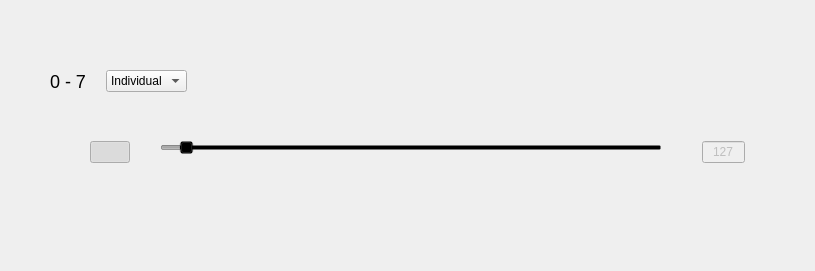
<?xml version="1.0" encoding="UTF-8"?>
<ui version="4.0">
 <class>dioElement</class>
 <widget class="QWidget" name="dioElement">
  <property name="geometry">
   <rect>
    <x>0</x>
    <y>0</y>
    <width>815</width>
    <height>271</height>
   </rect>
  </property>
  <property name="sizePolicy">
   <sizepolicy hsizetype="MinimumExpanding" vsizetype="Minimum">
    <horstretch>0</horstretch>
    <verstretch>0</verstretch>
   </sizepolicy>
  </property>
  <property name="windowTitle">
   <string>Form</string>
  </property>
  <layout class="QVBoxLayout" name="verticalLayout">
   <property name="spacing">
    <number>10</number>
   </property>
   <property name="leftMargin">
    <number>0</number>
   </property>
   <property name="topMargin">
    <number>0</number>
   </property>
   <property name="rightMargin">
    <number>0</number>
   </property>
   <property name="bottomMargin">
    <number>0</number>
   </property>
   <item>
    <spacer name="verticalSpacer_5">
     <property name="orientation">
      <enum>Qt::Vertical</enum>
     </property>
     <property name="sizeType">
      <enum>QSizePolicy::Expanding</enum>
     </property>
     <property name="sizeHint" stdset="0">
      <size>
       <width>20</width>
       <height>55</height>
      </size>
     </property>
    </spacer>
   </item>
   <item>
    <layout class="QHBoxLayout" name="horizontalLayout_5">
     <property name="spacing">
      <number>20</number>
     </property>
     <property name="leftMargin">
      <number>50</number>
     </property>
     <item>
      <widget class="QLabel" name="label_2">
       <property name="sizePolicy">
        <sizepolicy hsizetype="Maximum" vsizetype="Preferred">
         <horstretch>0</horstretch>
         <verstretch>0</verstretch>
        </sizepolicy>
       </property>
       <property name="styleSheet">
        <string notr="true">	height: 55px;	
	width: 195px;	
  	
	font-size: 18px;
   font-weight: normal;
   font-style: normal;</string>
       </property>
       <property name="text">
        <string>0 - 7</string>
       </property>
      </widget>
     </item>
     <item>
      <widget class="QComboBox" name="comboBox">
       <property name="sizePolicy">
        <sizepolicy hsizetype="Maximum" vsizetype="Fixed">
         <horstretch>0</horstretch>
         <verstretch>0</verstretch>
        </sizepolicy>
       </property>
       <property name="styleSheet">
        <string notr="true">QComboBox QAbstractItemView { min-width: 130px; }</string>
       </property>
       <item>
        <property name="text">
         <string>Individual</string>
        </property>
       </item>
       <item>
        <property name="text">
         <string>Group</string>
        </property>
       </item>
      </widget>
     </item>
     <item>
      <spacer name="horizontalSpacer_10">
       <property name="orientation">
        <enum>Qt::Horizontal</enum>
       </property>
       <property name="sizeHint" stdset="0">
        <size>
         <width>40</width>
         <height>20</height>
        </size>
       </property>
      </spacer>
     </item>
    </layout>
   </item>
   <item>
    <layout class="QHBoxLayout" name="horizontalLayout">
     <property name="spacing">
      <number>0</number>
     </property>
     <property name="leftMargin">
      <number>50</number>
     </property>
     <property name="rightMargin">
      <number>30</number>
     </property>
     <item>
      <widget class="QStackedWidget" name="stackedWidget">
       <property name="sizePolicy">
        <sizepolicy hsizetype="Expanding" vsizetype="Preferred">
         <horstretch>0</horstretch>
         <verstretch>0</verstretch>
        </sizepolicy>
       </property>
       <property name="styleSheet">
        <string notr="true">QWidget#page
{
height: 190px;
width: 1310px;
}</string>
       </property>
       <property name="currentIndex">
        <number>1</number>
       </property>
       <widget class="QWidget" name="page">
        <layout class="QHBoxLayout" name="horizontalLayout_3">
         <property name="spacing">
          <number>0</number>
         </property>
         <property name="leftMargin">
          <number>0</number>
         </property>
         <property name="topMargin">
          <number>0</number>
         </property>
         <property name="rightMargin">
          <number>0</number>
         </property>
         <property name="bottomMargin">
          <number>0</number>
         </property>
         <item>
          <spacer name="horizontalSpacer_6">
           <property name="orientation">
            <enum>Qt::Horizontal</enum>
           </property>
           <property name="sizeType">
            <enum>QSizePolicy::Preferred</enum>
           </property>
           <property name="sizeHint" stdset="0">
            <size>
             <width>110</width>
             <height>20</height>
            </size>
           </property>
          </spacer>
         </item>
         <item>
          <layout class="QHBoxLayout" name="horizontalLayout_4">
           <property name="spacing">
            <number>0</number>
           </property>
          </layout>
         </item>
         <item>
          <spacer name="horizontalSpacer_7">
           <property name="orientation">
            <enum>Qt::Horizontal</enum>
           </property>
           <property name="sizeType">
            <enum>QSizePolicy::Preferred</enum>
           </property>
           <property name="sizeHint" stdset="0">
            <size>
             <width>110</width>
             <height>20</height>
            </size>
           </property>
          </spacer>
         </item>
        </layout>
       </widget>
       <widget class="QWidget" name="stackedWidgetPage1">
        <property name="sizePolicy">
         <sizepolicy hsizetype="Expanding" vsizetype="Preferred">
          <horstretch>0</horstretch>
          <verstretch>0</verstretch>
         </sizepolicy>
        </property>
        <property name="styleSheet">
         <string notr="true">QWidget#stackedWidgetPage1
{
height: 190px;
width: 1310px;
}

QWidget#stackedWidgetPage1[locked=true]
{
border:1px solid red;
}

</string>
        </property>
        <layout class="QVBoxLayout" name="verticalLayout_3">
         <property name="spacing">
          <number>0</number>
         </property>
         <property name="leftMargin">
          <number>0</number>
         </property>
         <property name="topMargin">
          <number>0</number>
         </property>
         <property name="rightMargin">
          <number>0</number>
         </property>
         <property name="bottomMargin">
          <number>0</number>
         </property>
         <item>
          <layout class="QHBoxLayout" name="horizontalLayout_2">
           <item>
            <spacer name="horizontalSpacer_4">
             <property name="orientation">
              <enum>Qt::Horizontal</enum>
             </property>
             <property name="sizeType">
              <enum>QSizePolicy::Preferred</enum>
             </property>
             <property name="sizeHint" stdset="0">
              <size>
               <width>40</width>
               <height>20</height>
              </size>
             </property>
            </spacer>
           </item>
           <item>
            <widget class="adiscope::CustomSwitch" name="inout">
             <property name="text">
              <string/>
             </property>
             <property name="checkable">
              <bool>true</bool>
             </property>
             <property name="checked">
              <bool>true</bool>
             </property>
             <property name="leftText" stdset="0">
              <string>in</string>
             </property>
             <property name="rightText" stdset="0">
              <string>out</string>
             </property>
             <property name="duration" stdset="0">
              <number>0</number>
             </property>
            </widget>
           </item>
           <item>
            <spacer name="horizontalSpacer">
             <property name="orientation">
              <enum>Qt::Horizontal</enum>
             </property>
             <property name="sizeType">
              <enum>QSizePolicy::Preferred</enum>
             </property>
             <property name="sizeHint" stdset="0">
              <size>
               <width>30</width>
               <height>20</height>
              </size>
             </property>
            </spacer>
           </item>
           <item>
            <widget class="QSlider" name="horizontalSlider">
             <property name="enabled">
              <bool>false</bool>
             </property>
             <property name="sizePolicy">
              <sizepolicy hsizetype="MinimumExpanding" vsizetype="Fixed">
               <horstretch>0</horstretch>
               <verstretch>0</verstretch>
              </sizepolicy>
             </property>
             <property name="styleSheet">
              <string notr="true">QSlider
{
height:100px;
background:transparent;
}

QSlider::groove:horizontal {
    height:20px;
}

QSlider::handle:horizontal:enabled {
 border-image:url(&quot;:/icons/time_trigger_handle.svg&quot;); 
 height: 30px;	
 width: 40px;	
 border-radius: 4px;
 margin: -5 -20px;
 border-bot:2px;
 border-left:2px;
 border-backgroundcolor:black;
}</string>
             </property>
             <property name="maximum">
              <number>255</number>
             </property>
             <property name="value">
              <number>10</number>
             </property>
             <property name="orientation">
              <enum>Qt::Horizontal</enum>
             </property>
             <property name="tickPosition">
              <enum>QSlider::TicksBelow</enum>
             </property>
             <property name="tickInterval">
              <number>32</number>
             </property>
            </widget>
           </item>
           <item>
            <spacer name="horizontalSpacer_2">
             <property name="orientation">
              <enum>Qt::Horizontal</enum>
             </property>
             <property name="sizeType">
              <enum>QSizePolicy::Preferred</enum>
             </property>
             <property name="sizeHint" stdset="0">
              <size>
               <width>40</width>
               <height>20</height>
              </size>
             </property>
            </spacer>
           </item>
           <item>
            <widget class="QLineEdit" name="lineEdit">
             <property name="enabled">
              <bool>false</bool>
             </property>
             <property name="sizePolicy">
              <sizepolicy hsizetype="Maximum" vsizetype="Fixed">
               <horstretch>0</horstretch>
               <verstretch>0</verstretch>
              </sizepolicy>
             </property>
             <property name="maximumSize">
              <size>
               <width>43</width>
               <height>16777215</height>
              </size>
             </property>
             <property name="styleSheet">
              <string notr="true"/>
             </property>
             <property name="text">
              <string>127</string>
             </property>
             <property name="maxLength">
              <number>3</number>
             </property>
             <property name="alignment">
              <set>Qt::AlignCenter</set>
             </property>
            </widget>
           </item>
           <item>
            <spacer name="horizontalSpacer_3">
             <property name="orientation">
              <enum>Qt::Horizontal</enum>
             </property>
             <property name="sizeType">
              <enum>QSizePolicy::Preferred</enum>
             </property>
             <property name="sizeHint" stdset="0">
              <size>
               <width>40</width>
               <height>20</height>
              </size>
             </property>
            </spacer>
           </item>
          </layout>
         </item>
        </layout>
       </widget>
      </widget>
     </item>
    </layout>
   </item>
   <item>
    <spacer name="verticalSpacer_6">
     <property name="orientation">
      <enum>Qt::Vertical</enum>
     </property>
     <property name="sizeType">
      <enum>QSizePolicy::Expanding</enum>
     </property>
     <property name="sizeHint" stdset="0">
      <size>
       <width>20</width>
       <height>55</height>
      </size>
     </property>
    </spacer>
   </item>
  </layout>
 </widget>
 <customwidgets>
  <customwidget>
   <class>adiscope::CustomSwitch</class>
   <extends>QPushButton</extends>
   <header>gui/customSwitch.h</header>
  </customwidget>
 </customwidgets>
 <resources/>
 <connections/>
</ui>
